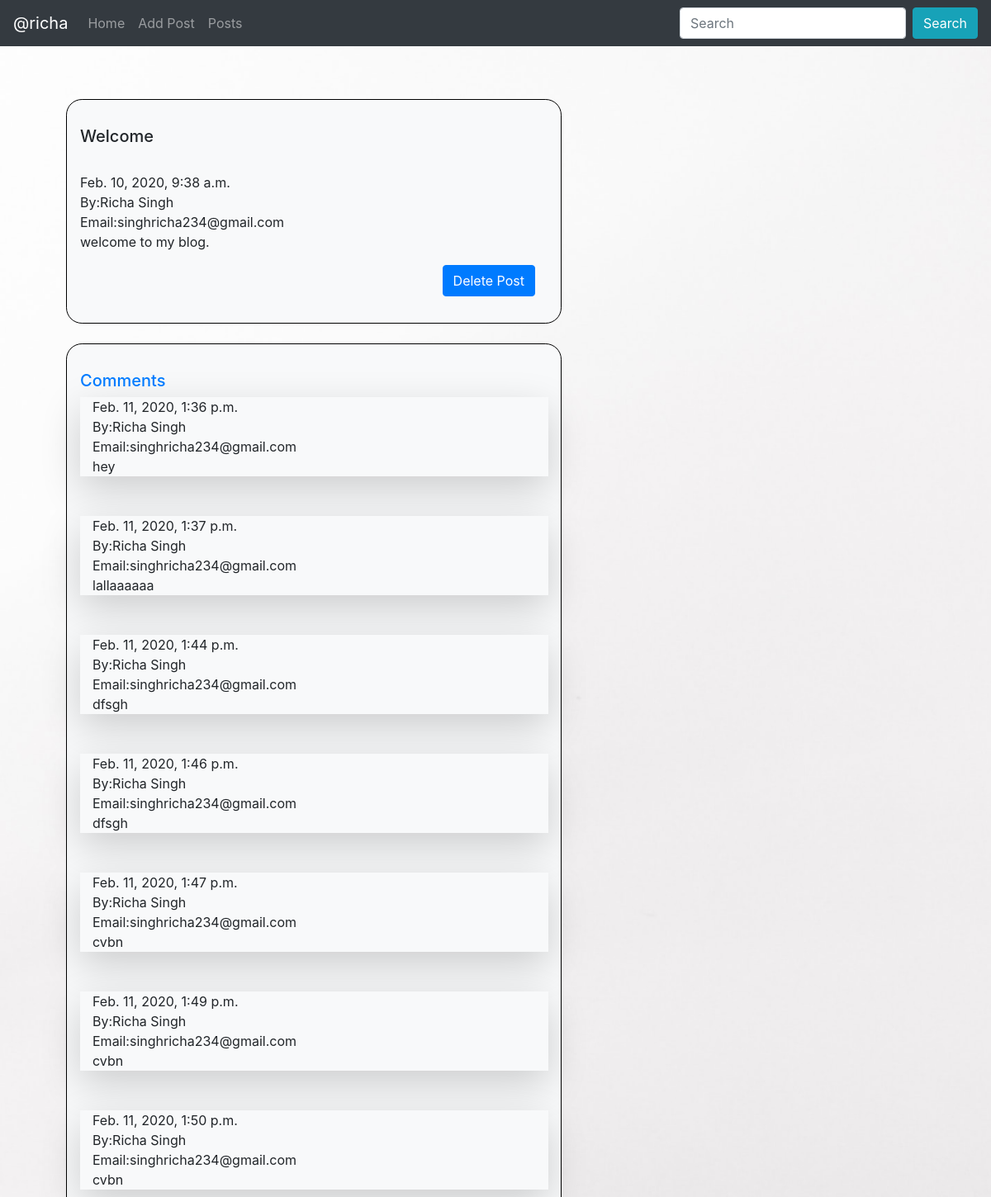
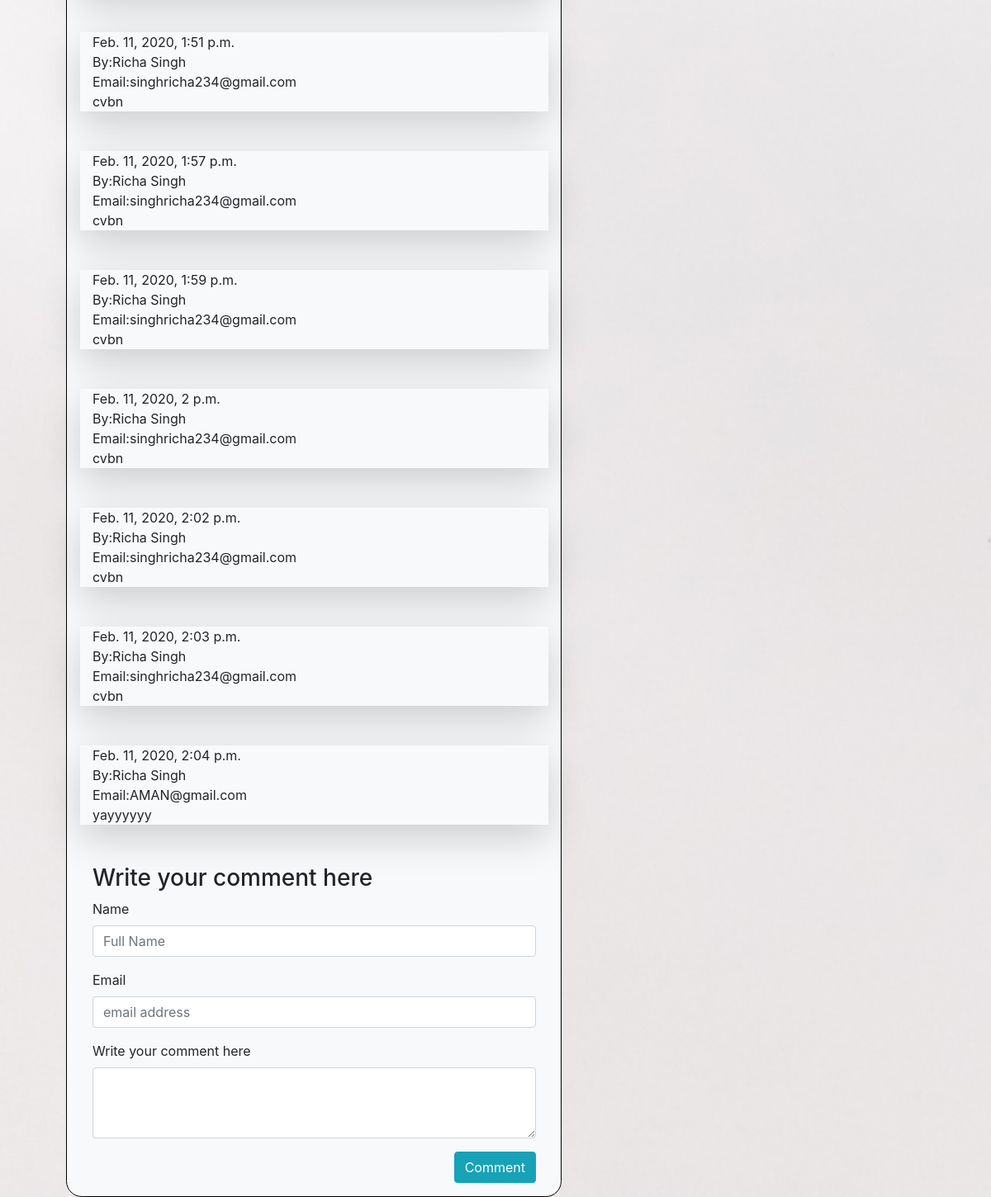
Page /comment/3 on the committed database (2 pictures, top to bottom).
### posts/models.py (models this page shows)
class post(models.Model):
    name = models.CharField(max_length=30)
    email = models.EmailField()
    subject = models.TextField()
    content = models.TextField()
    date = models.DateTimeField(auto_now_add=True)

class comment(models.Model):
    value = models.IntegerField()
    name = models.CharField(max_length=30)
    email = models.EmailField()
    content = models.TextField()
    date = models.DateTimeField(auto_now_add=True)

### posts/views.py (the view)
# urls.py: path('comment/<int:p>',views.commentpage,name='comment'),
def commentpage(request,p):
    posst=get_object_or_404(post,id=p)
    series =  comment.objects.filter(value=p)
    return render(request,'posts/comment.html',{'post':posst,'series':series})

### posts/templates/posts/comment.html (shortened to what this page needs)
{% extends 'posts/blog.html' %}
{% block comment %}
{% for s in series %}
<div class="container bg-light shadow-lg mb-5 blog">
    <div class="row align-items-center">
             <div class="col">
                 <span class="person">{{ s.date }}</span><br>
                 <span class="person">By:{{ s.name }}</span><br>
                 <span class="person">Email:{{ s.email }}</span><br>
                 {{ s.content }}<br>
            </div>
    </div>
</div>
{% endfor %}
<div class="container">
<form action="{% url 'add_comment' p=post.id %}" method="POST">
    <h3>Write your comment here</h3>
    <div class="form-group">
        <label for="name">Name</label>
        <input type="name" class="form-control" id="name" name="name" placeholder="Full Name">
      </div>
      <div class="form-group">
        <label for="email">Email</label>
        <input type="email" class="form-control" id="email" name="email" placeholder="email address">
      </div>
   <div class="form-group">
     <label for="content">Write your comment here</label>
     <textarea class="form-control" id="content" name="content" rows="3"></textarea>
   </div>
   <button type="submit" class="btn btn-info yes">Comment</button>
 </form>
</div>
{% endblock %}

### posts/templates/posts/blog.html (shortened to what this page needs)
{% extends 'posts/layout.html' %}
{% load static %}
{% block head %}
<link rel="stylesheet" href="{% static 'css/blog.css' %}">
{% endblock %}
{% block content %}
<div class="d-flex flex-column">
    <div class="container detail bg-light">
        <h5>{{ post.subject}}</h5><br>
        {{ post.date }}<br>
        By:{{ post.name }}<br>
        Email:{{ post.email }}<br>
        {{ post.content }}<br>
        <span class="delete"><a class="btn btn-primary" role="button" href="{% url 'delete' p=post.id %}">Delete Post</a></span>
    </div>
    <div class="container bg-light detail">
        <a href="{% url 'comment' p=post.id %}"><h5>Comments</h5></a>
        {% block comment %}{% endblock %}
    </div>
</div>
{% endblock %}

### static/css/blog.css (style rules this page uses)
.detail { max-width: 50%; float: left; margin-top: 4rem; padding-top:2rem; margin-left:5rem; padding-left:1rem; padding-bottom: 1rem; word-wrap: break-word; border: solid black 0.5px; border-radius: 1.2rem; margin-bottom: -2.5rem; }
.delete { float: right; padding-top: 1rem; padding-bottom:1rem; padding-right: 1rem; }
.yes { float: right; }

### rows in the picture
post: subject "Welcome", date "Feb. 10, 2020, 9:38 a.m.", name "Richa Singh", email "singhricha234@gmail.com", content "welcome to my blog."
comment: date "Feb. 11, 2020, 1:36 p.m.", name "Richa Singh", email "singhricha234@gmail.com", content "hey"
comment: date "Feb. 11, 2020, 1:37 p.m.", name "Richa Singh", email "singhricha234@gmail.com", content "lallaaaaaa"
comment: date "Feb. 11, 2020, 1:44 p.m.", name "Richa Singh", email "singhricha234@gmail.com", content "dfsgh"
comment: date "Feb. 11, 2020, 1:46 p.m.", name "Richa Singh", email "singhricha234@gmail.com", content "dfsgh"
comment: date "Feb. 11, 2020, 1:47 p.m.", name "Richa Singh", email "singhricha234@gmail.com", content "cvbn"
comment: date "Feb. 11, 2020, 1:49 p.m.", name "Richa Singh", email "singhricha234@gmail.com", content "cvbn"
comment: date "Feb. 11, 2020, 1:50 p.m.", name "Richa Singh", email "singhricha234@gmail.com", content "cvbn"
comment: date "Feb. 11, 2020, 1:51 p.m.", name "Richa Singh", email "singhricha234@gmail.com", content "cvbn"
comment: date "Feb. 11, 2020, 1:57 p.m.", name "Richa Singh", email "singhricha234@gmail.com", content "cvbn"
comment: date "Feb. 11, 2020, 1:59 p.m.", name "Richa Singh", email "singhricha234@gmail.com", content "cvbn"
comment: date "Feb. 11, 2020, 2 p.m.", name "Richa Singh", email "singhricha234@gmail.com", content "cvbn"
comment: date "Feb. 11, 2020, 2:02 p.m.", name "Richa Singh", email "singhricha234@gmail.com", content "cvbn"
comment: date "Feb. 11, 2020, 2:03 p.m.", name "Richa Singh", email "singhricha234@gmail.com", content "cvbn"
comment: date "Feb. 11, 2020, 2:04 p.m.", name "Richa Singh", email "AMAN@gmail.com", content "yayyyyyy"
